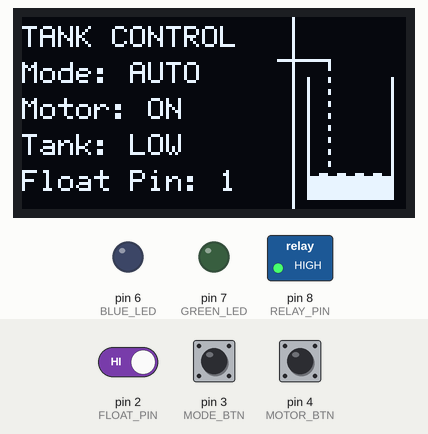
Simulated run of this sketch. Board: Arduino Uno, built with avr-gcc and run on an emulated ATmega328P. Shown: 128×64 one-colour display, switched loads named in the sketch (green lamp = pin HIGH), output pins drawn as LEDs (lit = HIGH). The inputs (shaded band) are chosen by the test bench; at power-on: pin 2 (FLOAT_PIN) HIGH, pin 3 (MODE_BTN) HIGH, pin 4 (MOTOR_BTN) HIGH. What the sketch prints to the serial monitor is not drawn.

Above: at 2.7 s.
2.8 s: pin 2 (FLOAT_PIN) driven LOW
At 5.1 s:
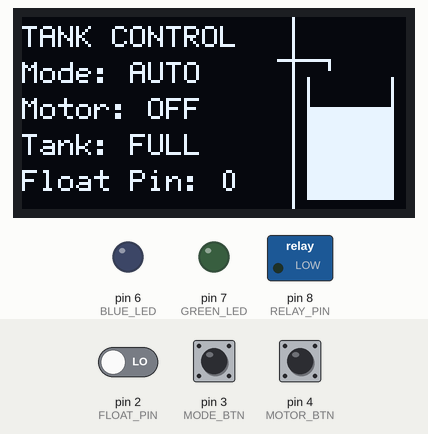
5.4 s: pin 3 (MODE_BTN) pulled LOW for 0.15 s
At 6.6 s:
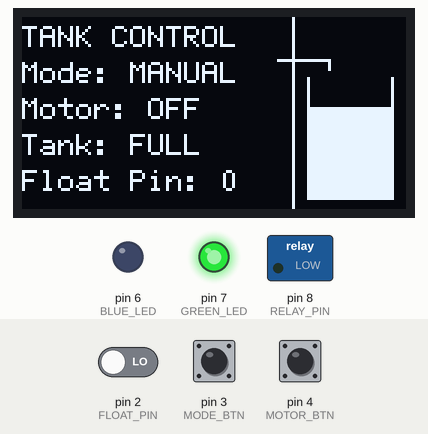
7.1 s: pin 4 (MOTOR_BTN) pulled LOW for 1 s
At 7.49 s:
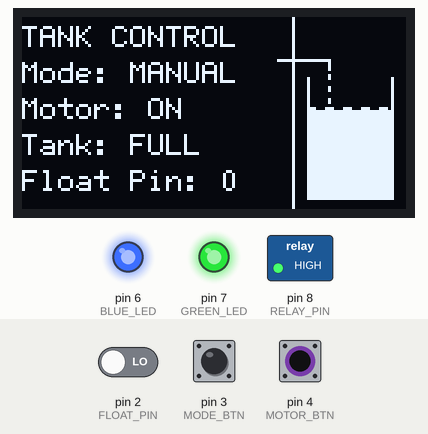
9.6 s: pin 2 (FLOAT_PIN) driven HIGH
At 11.04 s:
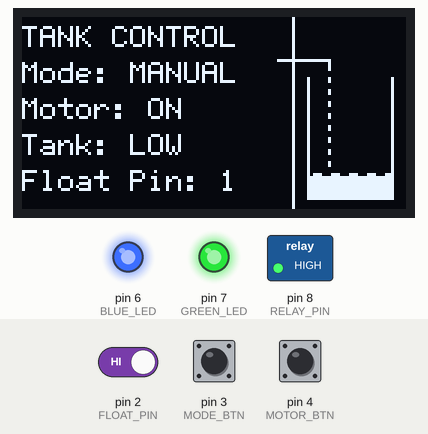
12.6 s: pin 4 (MOTOR_BTN) pulled LOW for 3.2 s
At 13.8 s:
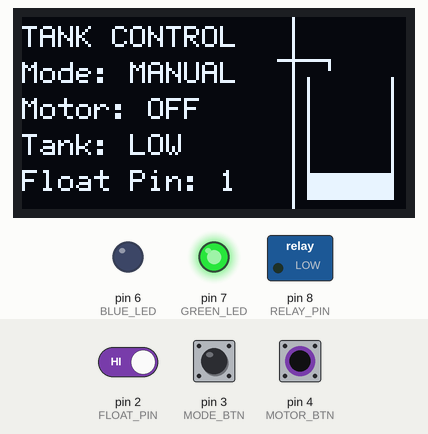
17.3 s: pin 3 (MODE_BTN) pulled LOW for 1 s
At 17.47 s:
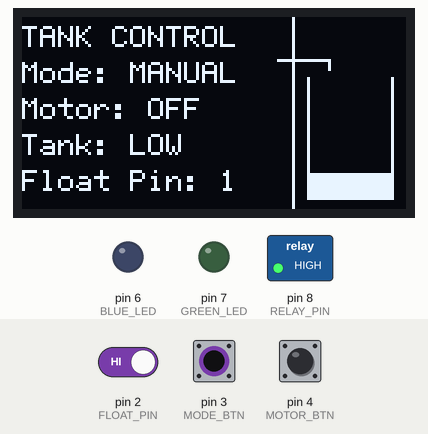
Timing chart, 0 to 20.3 s (numbered marks = the images above; inputs shaded):
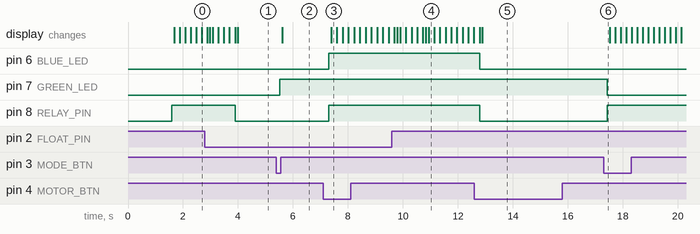

Measured:
- after the input at 2.8 s, pin 8 (RELAY_PIN): HIGH → LOW after 1.1 s
- after the input at 5.4 s, pin 7 (GREEN_LED): LOW → HIGH after 0.12 s; the display: changes after 0.22 s (image 2)
- after the input at 7.1 s, pin 6 (BLUE_LED), pin 8 (RELAY_PIN): LOW → HIGH after 0.20 s; the display: changes after 0.29 s (image 3)
- after the input at 12.6 s, pin 6 (BLUE_LED), pin 8 (RELAY_PIN): HIGH → LOW after 0.20 s; the display: first differs from a run without the input after 0.30 s (image 5)
- after the input at 17.3 s, pin 7 (GREEN_LED): HIGH → LOW after 0.13 s; pin 8 (RELAY_PIN): LOW → HIGH after 0.13 s

The sketch:

WaterTankController.ino
```cpp
#include <Wire.h>
#include <U8g2lib.h>

U8G2_SH1106_128X64_NONAME_F_HW_I2C display(
  U8G2_R0,
  U8X8_PIN_NONE);

// Pins
#define FLOAT_PIN 2
#define MODE_BTN 3
#define MOTOR_BTN 4

#define BLUE_LED 6
#define GREEN_LED 7

#define RELAY_PIN 8

// Relay active LOW
#define RELAY_ON HIGH
#define RELAY_OFF LOW

bool autoMode = true;
bool motorState = false;

// Debounce state variables
unsigned long lastModeBtnTime = 0;
bool modeBtnStableState = HIGH;
bool lastModeBtnReading = HIGH;

unsigned long lastMotorBtnTime = 0;
bool motorBtnStableState = HIGH;
bool lastMotorBtnReading = HIGH;

unsigned long lastFloatBtnTime = 0;
bool floatStableState = HIGH;
bool lastFloatReading = HIGH;

const unsigned long DEBOUNCE_DELAY = 50;          // 50ms for manual buttons
const unsigned long FLOAT_DEBOUNCE_DELAY = 1000;  // 1s for float switch to filter water ripples

// Animation state variables
int animFrame = 0;
unsigned long lastAnimTime = 0;
const unsigned long ANIM_INTERVAL = 150;  // 150ms per frame

void setup() {

  Serial.begin(115200);

  pinMode(FLOAT_PIN, INPUT_PULLUP);

  pinMode(MODE_BTN, INPUT_PULLUP);
  pinMode(MOTOR_BTN, INPUT_PULLUP);

  pinMode(BLUE_LED, OUTPUT);
  pinMode(GREEN_LED, OUTPUT);

  pinMode(RELAY_PIN, OUTPUT);

  digitalWrite(RELAY_PIN, RELAY_OFF);

  display.begin();
#if defined(ARDUINO_ARCH_AVR)
  Wire.setWireTimeout(25000, true);  // 25ms timeout, reset bus on timeout to prevent hangs from EMI noise
#endif

  display.clearBuffer();
  display.setFont(u8g2_font_ncenB08_tr);
  display.drawStr(15, 25, "Water Tank");
  display.drawStr(15, 45, "Controller");
  display.sendBuffer();

  delay(1500);
}

void loop() {

  unsigned long currentMillis = millis();

  // Read raw inputs
  bool rawFloat = digitalRead(FLOAT_PIN);
  bool rawModeBtn = digitalRead(MODE_BTN);
  bool rawMotorBtn = digitalRead(MOTOR_BTN);

  // ===== DEBOUNCE MODE BUTTON =====
  if (rawModeBtn != lastModeBtnReading) {
    lastModeBtnTime = currentMillis;
  }
  if ((currentMillis - lastModeBtnTime) > DEBOUNCE_DELAY) {
    if (rawModeBtn != modeBtnStableState) {
      modeBtnStableState = rawModeBtn;
      if (modeBtnStableState == LOW) {
        autoMode = !autoMode;
        Serial.print("Mode: ");
        Serial.println(autoMode ? "AUTO" : "MANUAL");
      }
    }
  }
  lastModeBtnReading = rawModeBtn;

  // ===== DEBOUNCE MOTOR BUTTON =====
  if (rawMotorBtn != lastMotorBtnReading) {
    lastMotorBtnTime = currentMillis;
  }
  if ((currentMillis - lastMotorBtnTime) > DEBOUNCE_DELAY) {
    if (rawMotorBtn != motorBtnStableState) {
      motorBtnStableState = rawMotorBtn;
      if (motorBtnStableState == LOW) {
        if (!autoMode) {
          motorState = !motorState;
          Serial.print("Motor: ");
          Serial.println(motorState ? "ON" : "OFF");
        }
      }
    }
  }
  lastMotorBtnReading = rawMotorBtn;

  // ===== DEBOUNCE FLOAT SWITCH =====
  if (rawFloat != lastFloatReading) {
    lastFloatBtnTime = currentMillis;
  }
  if ((currentMillis - lastFloatBtnTime) > FLOAT_DEBOUNCE_DELAY) {
    if (rawFloat != floatStableState) {
      floatStableState = rawFloat;
      Serial.print("Float Level: ");
      Serial.println(floatStableState == LOW ? "FULL" : "LOW");
    }
  }
  lastFloatReading = rawFloat;

  // ===== AUTO MODE =====
  if (autoMode) {
    // UP = 0 = FULL (LOW)
    // DOWN = 1 = LOW Level (HIGH)
    if (floatStableState == HIGH) {
      motorState = true;
    } else {
      motorState = false;
    }
  }

  // ===== RELAY =====
  digitalWrite(RELAY_PIN,
               motorState ? RELAY_ON : RELAY_OFF);

  // ===== LEDS =====

  // Green LED ON only in MANUAL mode
  digitalWrite(GREEN_LED,
               autoMode ? LOW : HIGH);

  // Blue LED ON only when motor ON in MANUAL mode
  digitalWrite(BLUE_LED,
               (!autoMode && motorState) ? HIGH : LOW);

  // ===== ANIMATION TIMER =====
  if (currentMillis - lastAnimTime >= ANIM_INTERVAL) {
    lastAnimTime = currentMillis;
    animFrame = (animFrame + 1) % 12;
  }

  // ===== OLED =====
  display.clearBuffer();

  display.setFont(u8g2_font_6x12_tr);

  // Status text on the left (x=0 to 89)
  display.drawStr(0, 10, "TANK CONTROL");

  display.drawStr(0, 22,
                  autoMode ? "Mode: AUTO"
                           : "Mode: MANUAL");

  display.drawStr(0, 34,
                  motorState ? "Motor: ON"
                             : "Motor: OFF");

  display.drawStr(0, 46,
                  floatStableState == LOW
                    ? "Tank: FULL"
                    : "Tank: LOW");

  display.drawStr(0, 58,
                  rawFloat == LOW
                    ? "Float Pin: 0"
                    : "Float Pin: 1");

  // Layout Divider
  display.drawVLine(90, 0, 64);

  // Water Tank Outline (x=95 to 123, y=20 to 60)
  display.drawVLine(95, 20, 41);
  display.drawVLine(123, 20, 41);
  display.drawHLine(95, 60, 29);

  // Inlet pipe crossing the divider
  display.drawHLine(85, 14, 18);  // x=85 to x=102, y=14
  display.drawVLine(102, 14, 4);  // nozzle down to y=18

  // Water level Y coordinate
  int y_surf = (floatStableState == LOW) ? 30 : 52;

  // Draw water body & waves
  if (motorState) {
    // Pouring water stream (flowing dashes)
    for (int y = 18; y < y_surf; y += 4) {
      int dotY = y + (animFrame % 4);
      if (dotY < y_surf) {
        display.drawVLine(102, dotY, 2);
      }
    }

    // Moving waves on the surface
    for (int x = 96; x < 123; x++) {
      int waveOffset = ((x + animFrame * 2) % 6 < 3) ? 1 : 0;
      display.drawVLine(x, y_surf + waveOffset, 60 - (y_surf + waveOffset));
    }
  } else {
    // Static flat water body
    display.drawBox(96, y_surf, 27, 60 - y_surf);
  }

  display.sendBuffer();

  // Short delay for loop stability
  delay(10);
}
```
